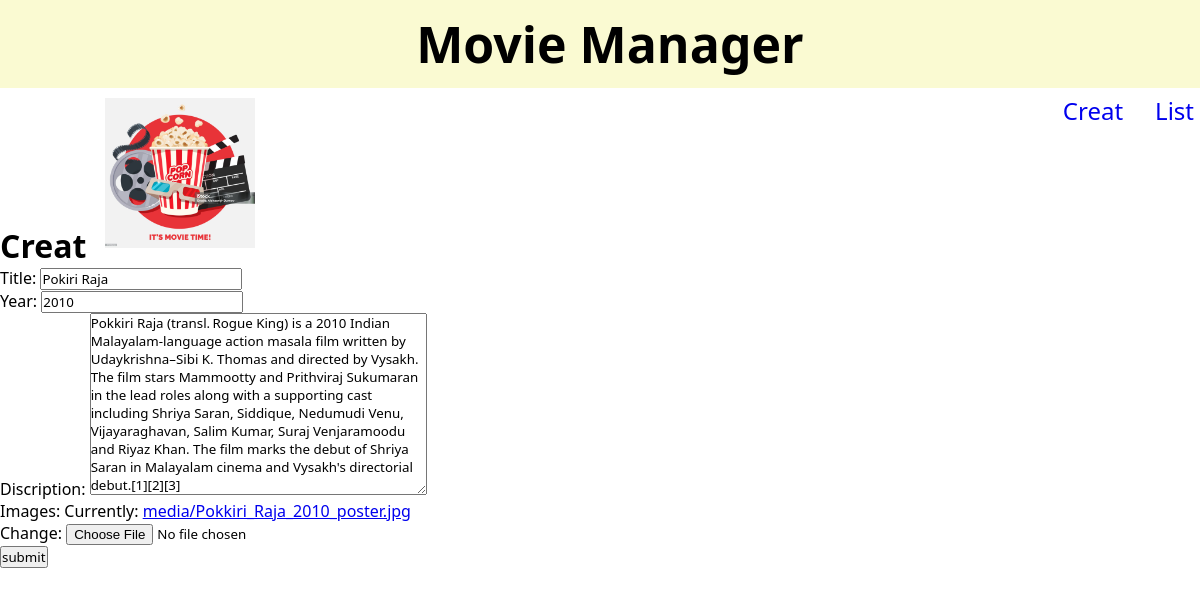
Page /edit/8 on the committed database.
### Movie_list/models.py (models this page shows)
class Moviedata(models.Model):
    title=models.CharField(max_length=250)
    year=models.IntegerField(max_length=200)
    discription=models.TextField(null=True)
    images=models.ImageField(upload_to='media/',null=True)

### Movie_list/views.py (the view)
# urls.py: path('edit/<pk>',views.Edit,name='Edit'),
def Edit(request,pk):
    instance_to_b_edited = Moviedata.objects.get(pk=pk)
    if request.POST:
        frm = MovieFrom(request.POST,instance=instance_to_b_edited)
        if frm.is_valid():
            instance_to_b_edited.save()
    else:
        frm = MovieFrom(instance = instance_to_b_edited)
    return render(request,'Create.html',{'frm':frm})

### Movie_list/Form.py
class MovieFrom(ModelForm):
    class Meta:
        model=Moviedata
        fields='__all__'

### Template/Create.html (shortened to what this page needs)
{% load static %}
<!DOCTYPE html>
<html lang="en">
<head>
</head>
<body>
    <header class="head">
        <div>
            <h1>Movie Manager</h1>
        </div>
        {% include 'manu.html' %}
    </header>
    <div class="Main">
        {% block content %}
        <h1>Creat
            <img src="{% static 'Images/Logo.jpg' %}"/>
        </h1>
        {% endblock content %}
    </div>
    <div>
        <form method="POST" enctype="multipart/form-data">
            {{ frm.as_p }}
            <button type="submit">submit</button>
        </form>
    </div>
</body>
</html>

### Template/Create.html (style rules this page uses)
* { margin: 0; padding: 0; font-family: 'Segoe UI', Tahoma, Geneva, Verdana, sans-serif; }
.head { width: 100%; height: auto; background: lightgoldenrodyellow; padding: 10px; text-align: center; }
.head h1 { font-size: 50px; }
.Main img { width: 150px; height: 150px; margin: 10px; }

### Template/Manu.html (style rules this page uses)
.head h1 { font-size: 50px; }

### rows in the picture
Moviedata: title "Pokiri Raja", year "2010", discription "Pokkiri Raja (transl. Rogue King) is a 2010 Indian Malayalam-language action masala film written by Udaykrishna–Sibi K. Thomas and directed by Vysakh. The film stars Mammootty and Prithviraj Sukumaran in the lead roles along with a supporting cast including Shriya Saran, Siddique, Nedumudi Venu, Vijayaraghavan, Salim Kumar, Suraj Venjaramoodu and Riyaz Khan. The film marks the debut of Shriya Saran in Malayalam cinema and Vysakh's directorial debut.[1][2][3]"
